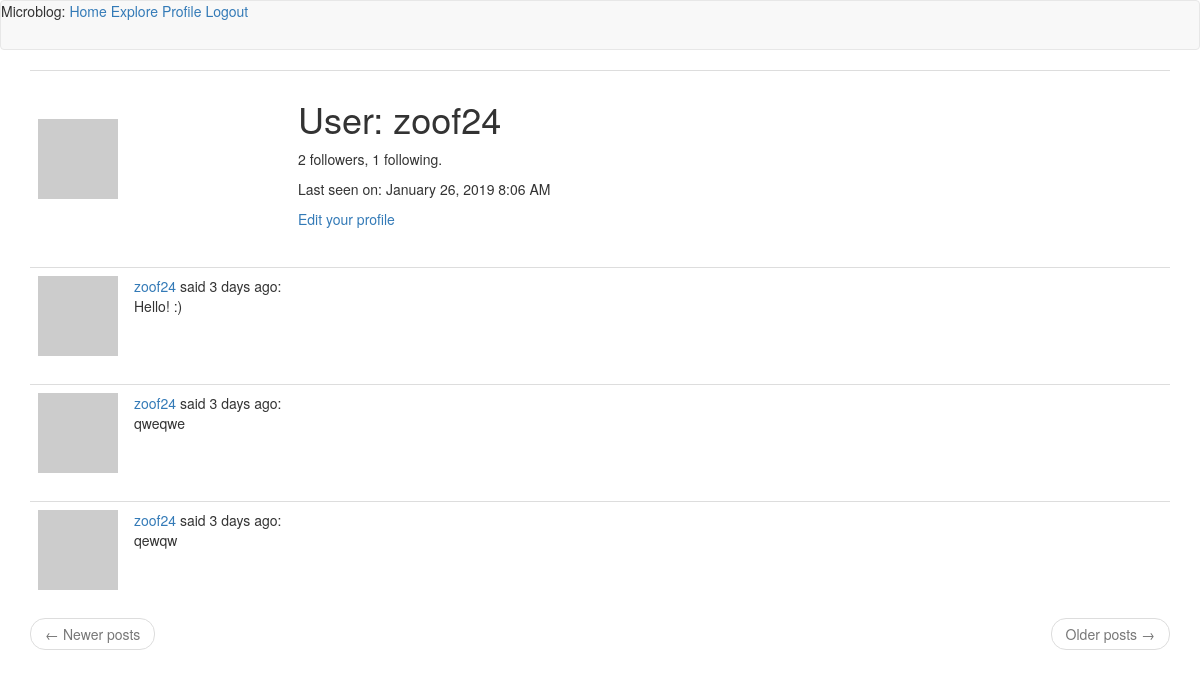
The app's page /user/zoof24 (signed in), older data.
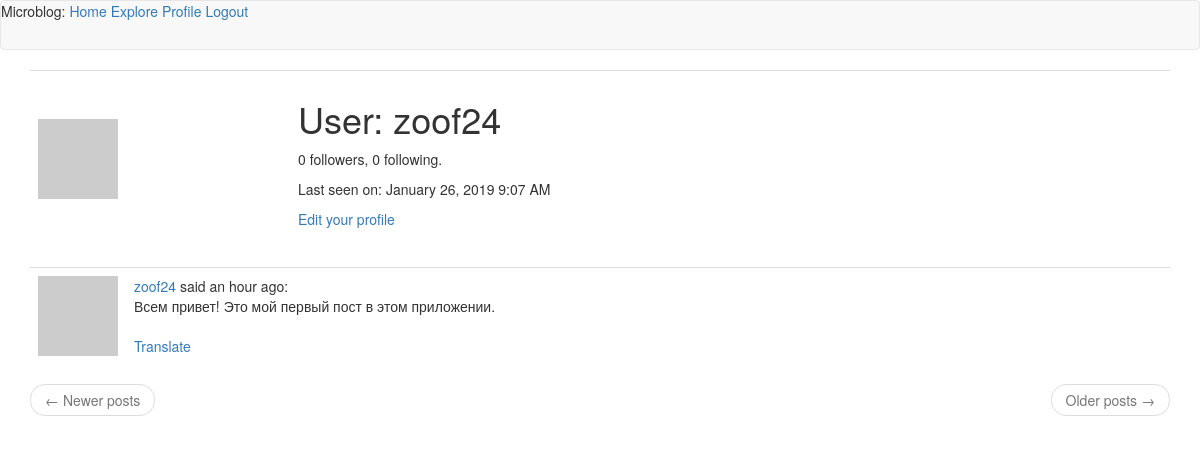
The same page, newer data.
### app/models.py (models this page shows, shortened)
class User(UserMixin, db.Model):
  id = db.Column(db.Integer, primary_key=True)
  username = db.Column(db.String(64), index=True, unique=True)
  email = db.Column(db.String(120), index=True, unique=True)
  password_hash = db.Column(db.String(128))
  posts = db.relationship('Post', backref='author', lazy='dynamic')
  about_me = db.Column(db.String(140))
  last_seen = db.Column(db.DateTime, default=datetime.utcnow)
  followed = db.relationship(
    'User', secondary=followers,
    primaryjoin=(followers.c.follower_id == id),
    secondaryjoin=(followers.c.followed_id == id),
    backref=db.backref('followers', lazy='dynamic'), lazy='dynamic')
  def avatar(self, size):
    digest = md5(self.email.lower().encode('utf-8')).hexdigest()
    return 'https://s.gravatar.com/avatar/{}?d=identicon&s={}'.format(digest, size)

class Post(db.Model):
  id = db.Column(db.Integer, primary_key=True)
  body = db.Column(db.String(140))
  timestamp = db.Column(db.DateTime, index=True, default=datetime.utcnow)
  user_id = db.Column(db.Integer, db.ForeignKey('user.id'))
  language = db.Column(db.String(5), default='')

### app/user/routes.py (the view)
@bp.route('/user/<username>')
@login_required
def user(username):
  user = User.query.filter_by(username=username).first_or_404()
  page = request.args.get('page', 1, type=int)
  posts = user.posts.order_by(Post.timestamp.desc()).paginate(
    page, current_app.config['POSTS_PER_PAGE'], False)
  next_url = url_for('user.user', username=user.username, page=posts.next_num) \
    if posts.has_next else None
  prev_url = url_for('user.user', username=user.username, page=posts.prev_num) \
    if posts.has_prev else None
  return render_template('user/user.html', user=user, posts=posts.items,
    next_url=next_url, prev_url=prev_url)

### app/models.py (called while the page is built)
@login.user_loader
def load_user(id):
    return User.query.get(int(id))

### app/templates/user/user.html (shortened to what this page needs)
{% extends "base.html" %}
{% block app_content %}
  <table class="table">
    <tr>
      <td style='width: 260px; vertical-align: middle'>
        <img src="{{ user.avatar(256) }}">
      </td>
      <td>
        <h1>User: {{ user.username }}</h1>
        <p>{{ user.followers.count() }} followers, {{ user.followed.count() }} following.</p>
        {% if user.last_seen %}
          <p>Last seen on: {{ moment(user.last_seen).format('LLL') }}</p>
        {% endif %}
        {% if user == current_user %}
          <p><a href="{{ url_for('user.edit_profile') }}">Edit your profile</a></p>
        {% elif not current_user.is_following(user) %}
          <p><a href="{{ url_for('user.follow', username=user.username) }}">Follow</a></p>
        {% else %}
          <p><a href="{{ url_for('user.unfollow', username=user.username) }}">Unfollow</a></p>
        {% endif %}
      </td>
    </tr>
  </table>
  {% for post in posts %}
    {% include 'post/_post.html' %}
  {% endfor %}
  <nav aria-label="...">
    <ul class="pager">
      <li class="previous{% if not prev_url %} disabled{% endif %}">
        <a href="{{ prev_url or '#' }}">
          <span aria-hidden="true">&larr;</span> Newer posts
        </a>
      </li>
      <li class="next{% if not next_url %} disabled{% endif %}">
        <a href="{{ next_url or '#' }}">
          Older posts <span aria-hidden="true">&rarr;</span>
        </a>
      </li>
    </ul>
  </nav>
{% endblock %}

### app/templates/base.html (shortened to what this page needs)
{% extends 'bootstrap/base.html' %}
{% block navbar %}
  <nav class="navbar navbar-default">
    <div class="navbar-inner">
      Microblog:
      <a href="{{ url_for('main.index') }}">Home</a>
      {% if current_user.is_anonymous %}
        <a href="{{ url_for('auth.login') }}">Login</a>
      {% else %}
        <a href="{{ url_for('main.explore') }}">Explore</a>
        <a href="{{ url_for('user.user', username=current_user.username) }}">Profile</a>
        <a href="{{ url_for('auth.logout') }}">Logout</a>
      {% endif %}
  </div>
  </nav>
{% endblock %}
{% block content %}
  <div class="container">
    {% block app_content %}{% endblock %}
  </div>
{% endblock %}

### app/templates/post/_post.html
<table class="table table-hover">
  <tr>
    <td width="70px">
      <a href="{{ url_for('user.user', username=post.author.username) }}">
        <img src="{{ post.author.avatar(70) }}" />
      </a>
    </td>
    <td>
      <a href="{{ url_for('user.user', username=post.author.username) }}">
        {{ post.author.username }}
      </a>
      said {{ moment(post.timestamp).fromNow() }}:
      <br>
      <span id="post{{ post.id }}">{{ post.body }}</span>
      {% if post.language and post.language != g.locale %}
      <br><br>
      <span id="translation{{ post.id }}">
        <a href="javascript:translate(post{{ post.id }}, translation{{ post.id }}, '{{ post.language }}', '{{ g.locale }}');">
          Translate
        </a>
      </span>
    {% endif %}
    </td>
  </tr>
</table>

Row changes from the older to the newer data that the page shows:
removed Post: author.username "zoof24", timestamp "3 days ago", body "Hello! :)"
removed Post: author.username "zoof24", timestamp "3 days ago", body "qweqwe"
removed Post: author.username "zoof24", timestamp "3 days ago", body "qewqw"
changed User "zoof24": last_seen "January 26, 2019 8:06 AM" → "January 26, 2019 9:07 AM"
now on this page (row edited): Post: author.username "zoof24", timestamp "an hour ago", body "Всем привет! Это мой первый пост в этом приложении."
Text that changed along with them:
{{ user.followers.count() }}: "2" → "0"
{{ user.followed.count() }}: "1" → "0"
